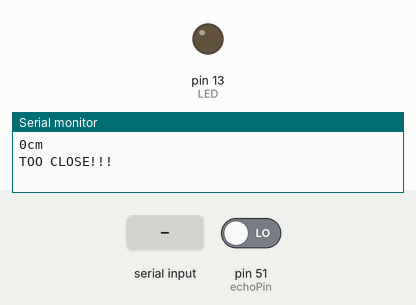
A sketch run on a simulated Arduino Mega 2560, built with avr-gcc and run on an emulated ATmega2560. Parts: output pins drawn as LEDs (lit = HIGH), the last lines printed to the serial monitor. The test bench sets the inputs (shaded band); at power-on: pin 51 (echoPin) LOW. Pins used as bus, display or sensor lines are not drawn.

Above: at 1.2 s.
1.3 s: "1" received over Serial
At 3.5 s:
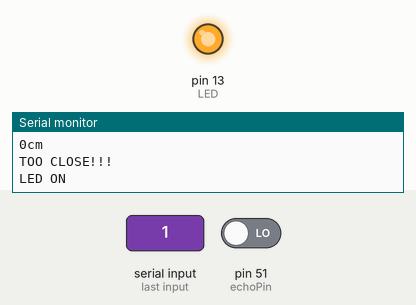
4.3 s: "2" received over Serial
At 5.1 s:
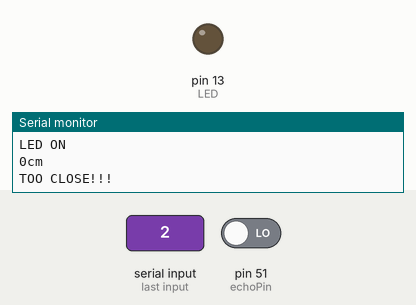
Timing chart, 0 to 7.3 s (numbered marks = the images above; inputs shaded):
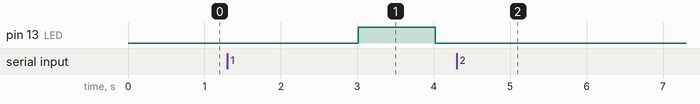

The sketch:

Proiect.ino
```cpp
int triggerPin = 50 ; //triggering on pin
int echoPin = 51;    //echo on pin
int LED = 13; //led pin
int info = 0;//variable for the information comming from the bluetooth module
int state = 0;//simple variable for displaying the state

void setup() {

  Serial3.begin(9600);
  Serial.begin(9600);
  pinMode(triggerPin, OUTPUT); //defining pins
  pinMode(echoPin, INPUT);
  pinMode(LED, OUTPUT);    //defining LED pinbnmbnbmnbnbm
  digitalWrite(LED, LOW);

}

void loop(){
  bluetooth();
  sensor();
}


void bluetooth() { //loop from the bluetooth code is renamed to "bluetooth" void
  if(Serial.available()){  //if there is any information comming from the serial lines...
    info = Serial.read();
    state = 0;   //...than store it into the "info" variable
  }
  if(info == '1'){
    digitalWrite(LED, HIGH);
    if(state == 0){
      Serial.println("LED ON");
      state = 1;
    }
   }
  else if(info == '0'){
    digitalWrite(LED, LOW);
    if(state == 0){
      Serial.println("LED OFF");//display that the LED is off
      state = 1;
     }
  }
}

void sensor() {

  int duration, distance;

  digitalWrite(triggerPin, HIGH); //triggering the wave(like blinking an LED)
  delay(10);
  digitalWrite(triggerPin, LOW);

  duration = pulseIn(echoPin, HIGH); //a special function for listening and waiting for the wave
  distance = (duration/2) / 29.1; //transforming the number to cm

  Serial.print(distance);
  Serial.print("cm");
  Serial.println(" ");


  if(distance <= 15){
    digitalWrite(LED, LOW);
    Serial.println("TOO CLOSE!!!");
    delay(2000);
  }
}
```

Measured:
- after the input at 1.3 s, pin 13 (LED): LOW → HIGH after 1.7 s, → LOW 1.0 s later
- after the input at 4.3 s, pin 13 (LED): stops changing and stays LOW
